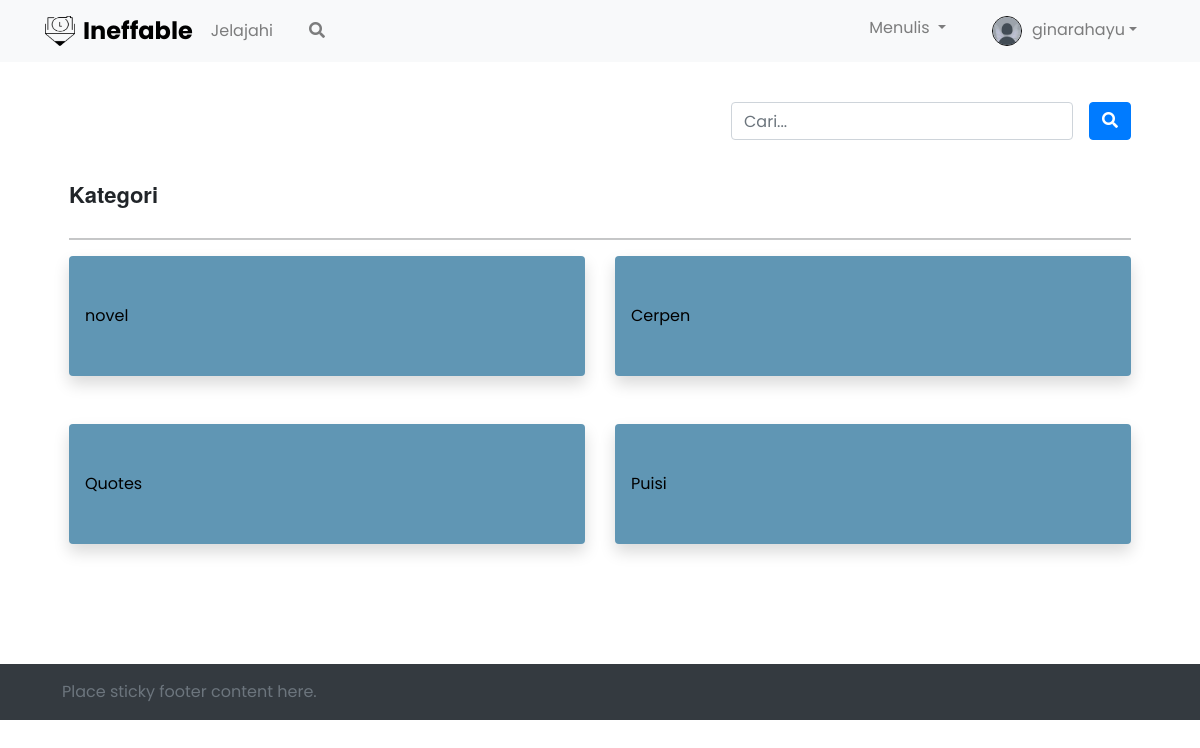
The app's page /beranda.php?beranda=search (signed in) with its own data.
### tables this page shows
CREATE TABLE `tb_user` (
  `id` int(11) NOT NULL,
  `nama` varchar(100) NOT NULL,
  `username` varchar(100) NOT NULL,
  `email` varchar(100) NOT NULL,
  `password` varchar(100) NOT NULL,
  `photo` text NOT NULL
);

CREATE TABLE `tb_kategori` (
  `id` int(11) NOT NULL,
  `nama` varchar(100) NOT NULL
);

### search.php (the view, shortened to what this page needs)
<div class="container pt-md-3 d-flex justify-content-end">
    <form class="form-inline" method="get" action="">
        <div class="form-group mx-sm-3 mb-2">
            <input type="text" class="form-control" placeholder="Cari..." name="isi">
        </div>
        <button type="submit" class="btn btn-primary mb-2" name="cari"><i class="fa fa-search" aria-hidden="true"></i></button>
    </form>
</div>
<?php if (isset($_GET['cari'])) : ?>
    <div class="container pt-md-3">
        <div class="row">
            <div class="heading">
                <h5>Hasil Pencarian dari <?php echo $_GET['isi'] ?></h5>
            </div>
            <?php
            include "db/koneksi.php";
            $data_cerpen = $conn->query("SELECT * FROM tb_post WHERE judul LiKE '%$_GET[isi]%' AND status='publis'");
            $count = mysqli_num_rows($data_cerpen);
            if ($count > 0) {
                while ($cerpen = mysqli_fetch_array($data_cerpen)) {
            ?>
                    <div class="col-md-2 mx-md-3 datatab">
                        <div class="cover">
                            <img src="images/<?php echo $cerpen['photo'] ?>" alt="<?php echo $cerpen['judul']; ?>" height="300" class="img-hover">
                            <div class="middle">
                                <a href="tambah_perpustakaan.php?id=<?php echo $cerpen['id'] ?>">
                                    <div class="text">+ Ke Daftar Baca</div>
                                </a>
                                <a href="beranda.php?beranda=detail&id=<?php echo $cerpen['id'] ?>">
                                    <div class="text">Baca Sekarang</div>
                                </a>
                            </div>
                        </div>
                    </div>
            <?php
                }
            } else {
                echo "<h6>data yang kamu cari tidak ada</h6>";
            }
            ?>
        </div>
    </div>
<?php else : ?>
    <div class="container pt-md-3">
        <div class="row">
            <div class="col">
                <h2 class="my-md-3">Kategori</h2>
            </div>
        </div>
        <hr>
        <div class="row mt-md-2">
            <?php
            include "db/koneksi.php";
            $data = $conn->query("SELECT * FROM tb_kategori");
            while ($d = mysqli_fetch_array($data)) {
            ?>
                <div class="col-md-6 ">
                    <a href="beranda.php?beranda=kategori&id=<?php echo $d['id'] ?>" style="color: black; text-decoration: none;">
                        <div class="shadow  p-3 pt-5 pb-5 mb-5  rounded" style="background-color: #6096B4;"><?php echo $d['nama'] ?></div>
                    </a>
                </div>
            <?php
            }
            ?>
        </div>
    </div>
<?php endif ?>

### beranda.php (shortened to what this page needs)
<?php
include "db/koneksi.php";
?>
<!DOCTYPE html>
<html>
<head>
    <link href="https://cdn.jsdelivr.net/npm/bootstrap@5.0.0-beta3/dist/css/bootstrap.min.css" rel="stylesheet">
    <link rel="stylesheet" href="https://stackpath.bootstrapcdn.com/bootstrap/4.1.3/css/bootstrap.min.css">
    <link rel="stylesheet" href="https://pro.fontawesome.com/releases/v5.10.0/css/all.css" />
    <link rel="stylesheet" type="text/css" href="style.css">
</head>
<body>
    <nav class="navbar navbar-expand-md navbar-light bg-light">
        <div class="container">
            <img src="images/ine-logo.png" alt="" width="30" height="30" class="d-inline-block align-text-top">
            <font size="5" font="center"><a href="beranda.php" style="color: black; text-decoration: none;"><b class="ml-2">Ineffable</b> </a></font>
            <div class="navbar-collapse collapse" id="collapseNavbar">
                <ul class="navbar-nav">
                    <li class="nav-item">
                        <a class="nav-link" href="">Jelajahi</a>
                    </li>
                    <li class="nav-item">
                        <a class="nav-link" href="beranda.php?beranda=search"><i class="fas fa-search"></i></a>
                    </li>
                </ul>
                <ul class="navbar-nav ms-auto">
                    <li class="nav-item dropdown">
                        <a class="nav-link dropdown-toggle" href="#" id="navbarDropdown" role="button" data-bs-toggle="dropdown" aria-expanded="false">
                            Menulis
                        </a>
                    </li>
                    <li class="nav-item dropdown">
                        <?php
                        $select_user = $conn->query("SELECT * FROM tb_user WHERE email = '$_SESSION[email]' ");
                        while ($u = mysqli_fetch_array($select_user)) {
                        ?>
                            <?php if (empty($u['photo'])) : ?>
                                <a class="nav-link dropdown-toggle" href="#" id="navbarDropdown" role="button" data-bs-toggle="dropdown" aria-expanded="false">
                                    <img src="images/wa15.jpg" class="profile-image rounded-circle" style="object-fit: cover 50% 50% no-repeat; width:30px; height:30px; border: 1px solid #000; margin-left: 10px;"><span class="caret" style="margin-left: 10px;"><?php echo $u['username']; ?></span></a>
                            <?php endif ?>
                        <?php
                        }
                        ?>
                    </li>
                </ul>
            </div>
        </div>
    </nav>
    <div class="container p-md-4">
        <?php
        if (!empty($_GET['beranda'])) {
            if ($_GET['beranda'] == "profile") {
                include "profile.php";
            } elseif ($_GET['beranda'] == "create") {
                include "create.php";
            } elseif ($_GET['beranda'] == "arsip") {
                include "arsip.php";
            } elseif ($_GET['beranda'] == "edit") {
                include "edit_post.php";
            } elseif ($_GET['beranda'] == "delete") {
                include "delete_post.php";
            } elseif ($_GET['beranda'] == "detail") {
                include "detail.php";
            } elseif ($_GET['beranda'] == "add_perpus") {
                include "tambah_perpustakaan.php";
            } elseif ($_GET['beranda'] == "kategori") {
                include "kategori.php";
            } elseif ($_GET['beranda'] == "edit_profile") {
                include "edit_profile.php";
            } elseif ($_GET['beranda'] == "search_page") {
                include "search_page.php";
            } elseif ($_GET['beranda'] == "search") {
                include "search.php";
            } elseif ($_GET['beranda'] == "add-report") {
                include "add_report.php";
            } elseif ($_GET['beranda'] == "delete-komentar") {
                include "delete_komentar.php";
            } else {
                include "perpustakaan.php";
            }
        } else {
            include('home.php');
        }
        ?>
    </div>
    <div class="container-fluid bg-dark">
        <footer class="footer mt-5 p-md-3">
            <div class="container">
                <span class="text-muted p-md-3">Place sticky footer content here.</span>
            </div>
        </footer>
    </div>
</body>
</html>

### style.css (style rules this page uses)
* { margin: 0; padding: 0; box-sizing: border-box; font-family: "Poppins", sans-serif; }
@media (min-width: 768px) { .navbar-expand-md .navbar-nav .nav-link { padding-right: 18px; padding-left: 18px; } }

### beranda.php (style rules this page uses)
h2 { font-family: "Source Sans Pro", "Helvetica Neue", Helvetica, Arial, sans-serif; font-style: normal; font-weight: 700; font-size: 22px; line-height: 28px; height: 26px; }

### records on screen
tb_user: username "ginarahayu"
tb_kategori: nama "novel"
tb_kategori: nama "Cerpen"
tb_kategori: nama "Quotes"
tb_kategori: nama "Puisi"
